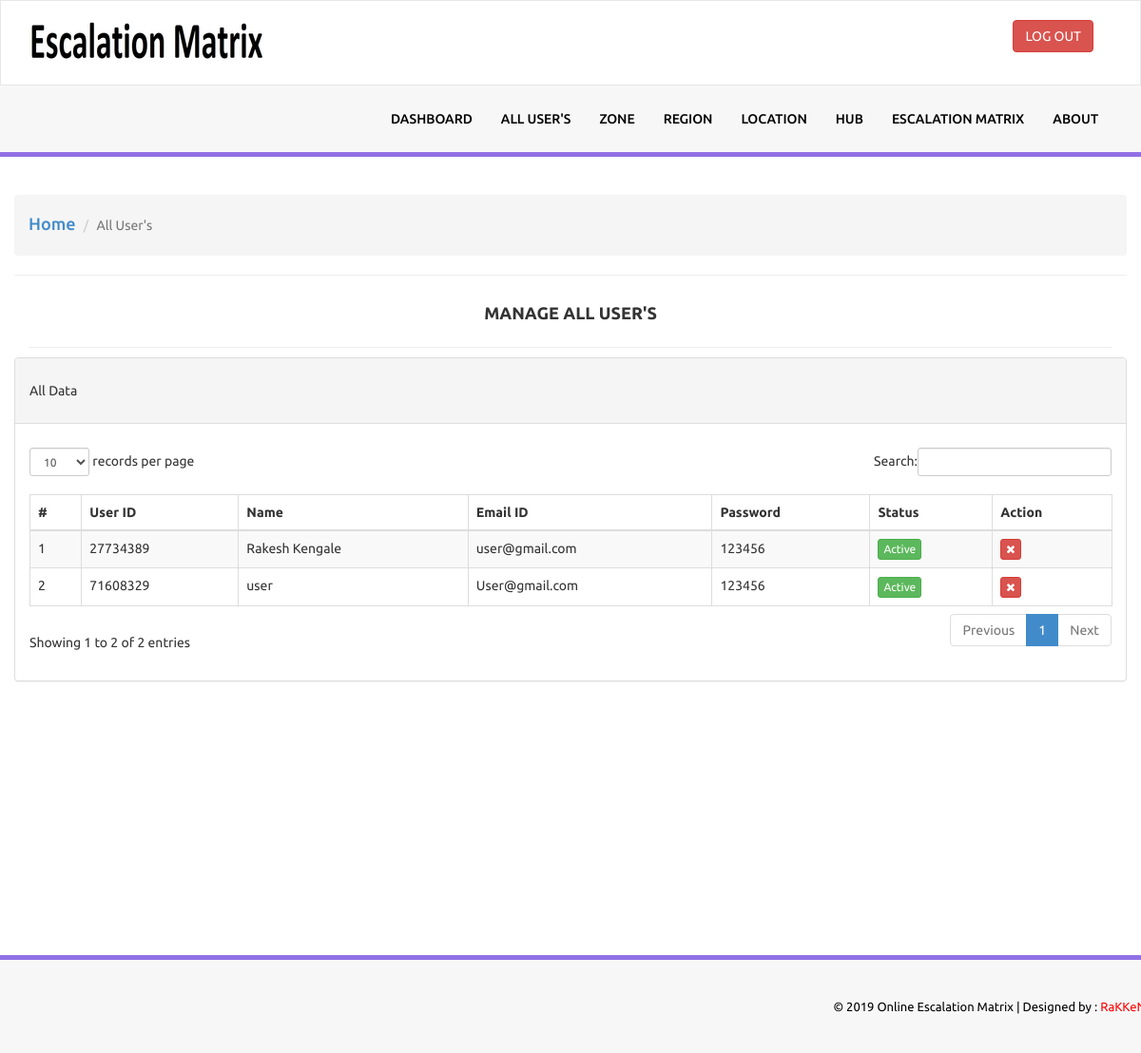
The app's page /admin/user.php (signed in) with its own data.
### tables this page shows
CREATE TABLE `tblusers` (
  `id` int(11) NOT NULL,
  `Userid` varchar(10) NOT NULL,
  `Fullname` varchar(255) NOT NULL,
  `Emailid` varchar(255) NOT NULL,
  `Password` varchar(255) NOT NULL,
  `Create_date` datetime NOT NULL DEFAULT CURRENT_TIMESTAMP,
  `Update_date` datetime NOT NULL DEFAULT '0000-00-00 00:00:00' ON UPDATE CURRENT_TIMESTAMP,
  `Status` enum('0','1') NOT NULL
);

### admin/user.php (the view, shortened to what this page needs)
<?php
   include('includes/config.php');
   if(strlen($_SESSION['alogin'])==0)
     {
   header('location:index.php');
   }
     else{
   ?>
<!doctype html>
<html lang="en">
   <head>
      <link href="assets/css/bootstrap.css" rel="stylesheet" />
      <link href="assets/css/font-awesome.css" rel="stylesheet" />
      <link href="assets/js/dataTables/dataTables.bootstrap.css" rel="stylesheet" />
      <link href="assets/css/style.css" rel="stylesheet" />
   </head>
   <body>
      <?php include('includes/header.php');?>
      <div class="content-wrapper">
         <div class="container">
            <div class="row pad-botm">
               <ol class="breadcrumb">
                  <li class="breadcrumb-item">
                     <a href="dashboard.php">
                        <h4>Home</h4>
                     </a>
                  </li>
                  <li class="breadcrumb-item active">All User's</li>
               </ol>
               <hr />
               <div class="col-md-12">
                  <center>
                     <h4 class="header-line">Manage All User's</h4>
                  </center>
               </div>
               <div class="row">
                  <div class="col-md-12">
                     <div class="panel panel-default">
                        <div class="panel-heading">
                           All Data
                        </div>
                        <div class="panel-body">
                           <div class="table-responsive">
                              <table class="table table-striped table-bordered table-hover" id="dataTables-example">
                                 <thead>
                                    <tr>
                                       <th>#</th>
                                       <th>User ID</th>
                                       <th>Name</th>
                                       <th>Email ID</th>
                                       <th>Password</th>
                                       <th>Status</th>
									   <th>Action</th>
                                    </tr>
                                 </thead>
                                 <tbody>
                                    <?php $sql = "SELECT * from  tblusers";
                                       $query = $dbh -> prepare($sql);
                                       $query->execute();
                                       $results=$query->fetchAll(PDO::FETCH_OBJ);
                                       $cnt=1;
                                       if($query->rowCount() > 0)
                                       {
                                       foreach($results as $result)
                                       {               ?>
                                    <tr class="odd gradeX">
                                       <td class="center"><?php echo htmlentities($cnt);?></td>
                                       <td class="center"><?php echo htmlentities($result->Userid);?></td>
                                       <td class="center"><?php echo htmlentities($result->Fullname);?></td>
                                       <td class="center"><?php echo htmlentities($result->Emailid);?></td>
                                       <td class="center"><?php echo htmlentities($result->Password);?></td>
                                       <td class="center"><?php $stats=$result->Status;
                                          if($stats){
                                                                                       ?>
                                          <a class="btn btn-success btn-xs" data-toggle="tooltip" title="Active User">Active</a>
                                          <?php } else { ?>
                                          <a class="btn btn-danger btn-xs" data-toggle="tooltip" title="Inactive User">Inactive</a>
                                          <?php } ?>
                                       </td>
									   <td>
                                 <?php if($result->Status==1)
                                    {?>
                                 <a href="user.php?inid=<?php echo htmlentities($result->id);?>"data-toggle="tooltip" title="Block" onclick="return confirm('Are you sure you want to inactive this Employe?');"" ><button class="btn btn-danger btn-xs"><i class="fa fa-times"></i></button>
                                 <?php } else {?>
                                 <a href="user.php?id=<?php echo htmlentities($result->id);?>" data-toggle="tooltip" title="Unblock" onclick="return confirm('Are you sure you want to active this employee?');""><button class="btn btn-success btn-xs"><i class="fa fa-check"></i></button>
                                 <?php } ?>
                              </td>
                                    </tr>
                                    <?php $cnt=$cnt+1;}} ?>
                                 </tbody>
                              </table>
                           </div>
                        </div>
                     </div>
                  </div>
               </div>
            </div>
         </div>
      </div>
      <?php include('includes/footer.php');?>
   </body>
</html>
<?php } ?>

### admin/assets/css/style.css (style rules this page uses)
.content-wrapper { margin-top: 40px; min-height:800px; padding-bottom:90px; }
.header-line { font-weight:900; padding-bottom:25px; border-bottom:1px solid #eeeeee; text-transform:uppercase; }
.pad-botm { padding-bottom:30px; }

### admin/user.php (style rules this page uses)
body { font-family: 'Ubuntu', sans-serif; line-height:48px; }

### records on screen
tblusers: Userid "27734389", Fullname "Rakesh Kengale", Emailid "user@gmail.com", Password "123456", Status "Active"
tblusers: Userid "71608329", Fullname "user", Emailid "User@gmail.com", Password "123456", Status "Active"
